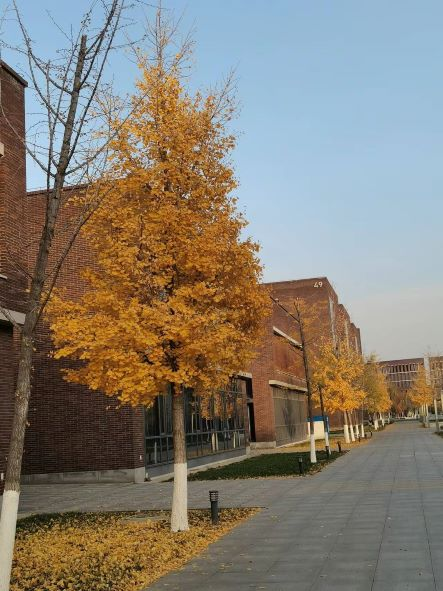
//> input picture assignment2/testImg.jpg, 443 x 591 px
$ ./3020001267_王旭_计算机视觉第二次实验源码   (built with g++ and OpenCV 4)
//> lines starting //> are read from the running program, lines starting //| are printed output that depends on the picture; after the words box and inside, x2 and y2 are one past the last pixel; in counts of white or black regions, pixels touching at a corner belong together
//> further down, img is the input picture: 591 rows x 443 cols, CV_8UC3; mean B, G, R 113.8, 126, 133.6
#include <opencv2/opencv.hpp>
#include <opencv2/core/core.hpp>
#include <opencv2/highgui/highgui.hpp>
#include <opencv2/imgproc.hpp>
#include<iostream>
#include<cstdio>
using namespace std;
using namespace cv;
const int seed = 42;

Mat harris_matrix(Mat& img) {
    Mat gray,dst;
    //灰度值转换
    cvtColor(img, gray, COLOR_BGR2GRAY);
    //使用blocksize=2，ksize=3，k=0.04计算角点响应值
    cornerHarris(gray, dst, 2, 3, 0.04);
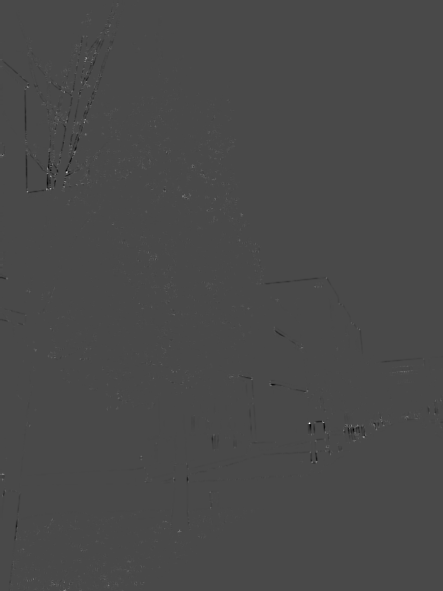
//> dst: 591 rows x 443 cols, CV_32FC1; min -0.00601, max 0.0149, mean 8.15e-06; drawn with min black and max white
    return dst;
}


Mat harris_R(Mat& img) {
    Mat gray, dst;
    //彩色三通道图像转换为灰度图像
    cvtColor(img, gray, COLOR_BGR2GRAY);
    //三个参数同opencv的三个参数含义一致
    int blockSize = 2;
    int ksize = 3;
    double k = 0.04;
    //expand_pixel ，对图像边缘处的特殊处理
    int expand_p = blockSize / 2;
    //使用sobel算子,求图像在x、y处的导数
    Mat ImgSobelX, ImgSobelY;
    Sobel(gray, ImgSobelX, CV_32F, 1, 0, ksize);
    Sobel(gray, ImgSobelY, CV_32F, 0, 1, ksize);

    //在图像边缘加上一圈expand_p，对图像边缘处的特殊处理
    Mat Operate_SX = Mat(ImgSobelX.rows + 2 * expand_p, ImgSobelX.cols + 2 * expand_p, CV_32FC1, Scalar(0));
    Mat Operate_SY = Mat(ImgSobelY.rows + 2 * expand_p, ImgSobelY.cols + 2 * expand_p, CV_32FC1, Scalar(0));
    //Mat(Rect) 拿一个矩阵区域去截取Mat这个矩阵，这里是ImgSobelX填充到了Operate_SX的非边缘区域，Operate_SY同理
    Rect rect = Rect(expand_p, expand_p, ImgSobelX.cols, ImgSobelX.rows);
    ImgSobelX.copyTo(Operate_SX(rect));
    ImgSobelY.copyTo(Operate_SY(rect));

    Mat resultImage = Mat(ImgSobelX.rows, ImgSobelX.cols, CV_32FC1, Scalar(0));

    //遍历resultImage每一个位置计算响应值
    for (int i = expand_p; i < resultImage.rows; i++)
    {
        for (int j = expand_p; j < resultImage.cols; j++)
        {
            //对于i,j 截取Operate_SX(j - expand_p~j - expand_p+blockSize, i - expand_p~i - expand_p+blockSize)的矩形区域
            //计算响应值，Operate_SY同理
            Rect rec = Rect(j - expand_p, i - expand_p, blockSize, blockSize);
            Mat Ix = Operate_SX(rec);
            Mat Iy = Operate_SY(rec);
            //dot运算，逐位置计算乘积然后累加
            float Ixx = Ix.dot(Ix);
            float Ixy = Ix.dot(Iy);
            float Iyy = Iy.dot(Iy);
            //响应值计算
            float R = Ixx * Iyy - Ixy * Ixy - k * (Ixx + Iyy) * (Ixx + Iyy);
            resultImage.at<int>(i - expand_p, j - expand_p) = (int)R;


        }

    }
    return resultImage;
}


// Harris角点检测的非极大值抑制+阈值抑制
Mat harris_nms(Mat& dst,int WINDOW_SIZE=3,float thers=0.0001)
{
//> called with WINDOW_SIZE = 3, thers = 0.0001
    Mat dst_nms = dst.clone();
    //响应值小于指定阈值的变为0
    for (int i = 0; i < dst_nms.rows; i++)
    {
        for (int j = 0; j < dst_nms.cols; j++)
        {
            if (dst_nms.at<float>(i, j) < thers) {
                dst_nms.at<float>(i, j) = 0;
            }
        }
    }
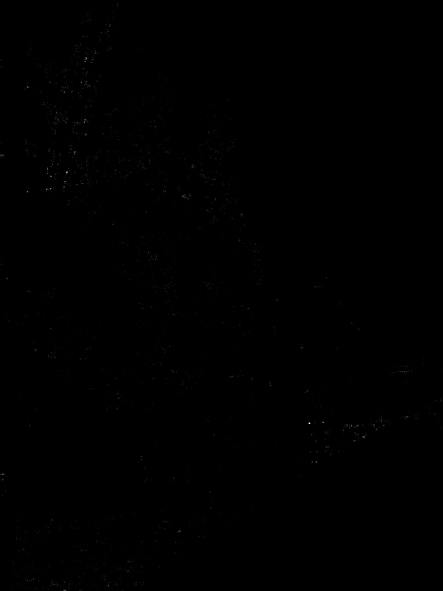
//> dst_nms: 591 rows x 443 cols, CV_32FC1; min 0, max 0.0149, mean 1.54e-05; drawn with min black and max white


    float eps = 1e-21;
    float max_resp = dst_nms.at<float>(0, 0);
//> max_resp = 0
    // 遍历所有像素点
    for (int i = 0; i < dst_nms.rows; i++)
    {
        for (int j = 0; j < dst_nms.cols; j++)
        {
            // 窗口的左上角和右下角坐标
            int x1 = max(j - WINDOW_SIZE / 2, 0);
            int y1 = max(i - WINDOW_SIZE / 2, 0);
            int x2 = min(j + WINDOW_SIZE / 2, dst_nms.cols - 1);
            int y2 = min(i + WINDOW_SIZE / 2, dst_nms.rows - 1);

            // 寻找窗口内的最大值
            float max_val = dst_nms.at<float>(i, j);
            for (int y = y1; y <= y2; y++)
            {
                for (int x = x1; x <= x2; x++)
                {
                    if (dst_nms.at<float>(y, x) > max_val)
                    {
                        max_val = dst_nms.at<float>(y, x);
                    }
                }
            }

            max_resp = max(max_resp, max_val);

            // 如果该点不是局部最大值，则将其响应值设为0
            if (dst_nms.at<float>(i, j)< max_val-eps )
            {
                dst_nms.at<float>(i, j) = 0;
            }
        }
    }
//> this loop made 591 passes
//> max_resp on passes 1 to 3: 0, 0, 0.00129
//> dst_nms: 591 rows x 443 cols, CV_32FC1; 2.99% of pixels changed, all inside (x1, y1, x2, y2) = (0, 3, 443, 591)
//> after the loop, max_resp = 0.0149
    //将所有留下来的响应值置为255方便显示
    threshold(dst_nms, dst_nms, thers, 255, THRESH_BINARY);
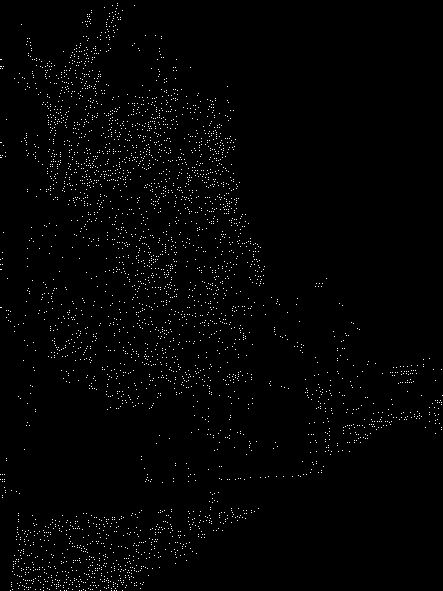
//> dst_nms: 591 rows x 443 cols, CV_32FC1; 1.4% white in thin lines or dots

    return dst_nms;
}

Mat harris_draw(Mat& dst, Mat& img1) {
    // 消除函数副作用
	Mat img = img1.clone();
    //遍历所有响应值，若响应值为255则显示
	for (int i = 0; i < dst.rows; i++) {
		for (int j = 0; j < dst.cols; j++) {
			if (dst.at<float>(i, j) == 255) {
				line(img, Point(j - 10, i), Point(j + 10, i), Scalar(0, 255, 0));
				line(img, Point(j, i - 10), Point(j, i + 10), Scalar(0, 255, 0));
			}
		}
	}
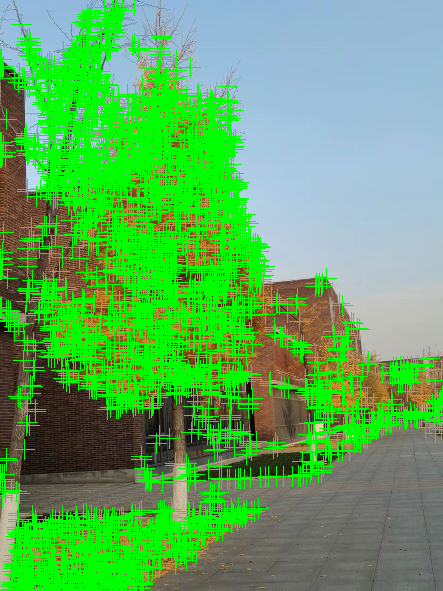
//> img: 591 rows x 443 cols, CV_8UC3; mean B, G, R 91.7, 170.8, 92.8
	imshow("harris角点检测", img);
    return img;
}

Mat sift_detect(Mat& img1) {
	Mat gray, img;
    //消除副作用
	img = img1.clone();
	cvtColor(img, gray, COLOR_BGR2GRAY);
    //创建sift检测
	Ptr<SIFT> sift = SIFT::create();
	vector<KeyPoint> keypoints;
    //结果存放在keypoints这个vector中
	sift->detect(gray, keypoints);
//> keypoints = 1674 keypoints; strongest (x, y, size): (309, 423, 1.8), (54, 170, 4.4), (67, 170, 2.1), (313, 459, 4.3)
    //遍历vector，并在响应位置画出红色的圆圈
	for (int i = 0; i < keypoints.size(); i++)
	{
		circle(img, keypoints[i].pt, 5, Scalar(0, 0, 255), 2); // Draw red "o" marker
	}
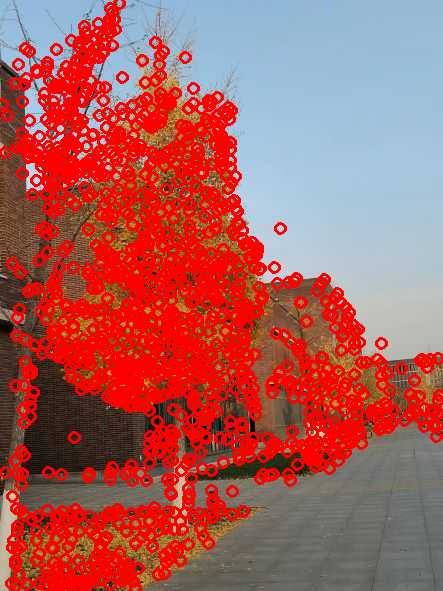
//> img: 591 rows x 443 cols, CV_8UC3; mean B, G, R 92.1, 94.2, 171.7
	imshow("sift角点检测", img);
    return img;
}


int main()
{
    //读入图片
    Mat img = imread("D:\\study\\CV\\assignment2\\testImg.jpg");
    imshow("原图像", img);

    //生成角点响应矩阵
    Mat dst = harris_matrix(img);
    //对角点响应矩阵做非极大值抑制
    Mat dst_nms = harris_nms(dst,3,0.0001);
    //工具响应值画出加号
    Mat img_harris_opencv=harris_draw(dst_nms, img);


	Mat img_sift = sift_detect(img);

    Mat dst_m = harris_R(img);
//> after the loop in harris_R, `for (int i = expand_p; i < resultImage.rows; i++)`:
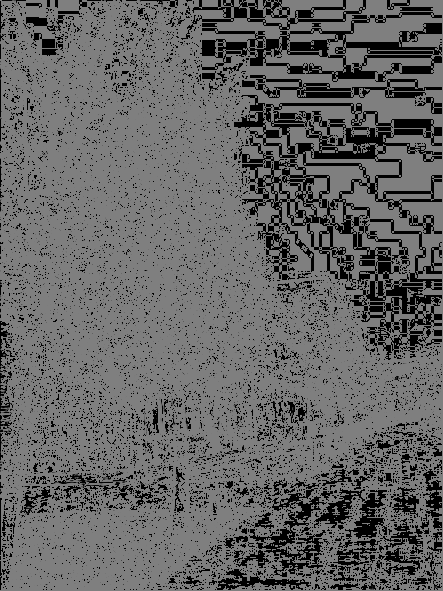
//> resultImage: 591 rows x 443 cols, CV_32FC1; 18.52% of the values are NaN or infinite; the others: min -3.4e+38, max 3.38e+38, mean nan; drawn with min black, max white, NaN and infinite black
    Mat dst_nms_m = harris_nms(dst_m, 3, 0.0001);
//> the loop in harris_nms (call 2), `for (int i = 0; i < dst_nms.rows; i++)` made 591 passes
//> max_resp on passes 1 to 3: 8.51e+20, 8.51e+20, 8.51e+20
//> in harris_nms (call 2), `threshold(dst_nms, dst_nms, thers, 255, THRESH_BINARY);`: dst_nms: 591 rows x 443 cols, CV_32FC1; 1.9% white in thin lines or dots
    Mat img_harris_m= harris_draw(dst_nms_m, img);
//> after the loop in harris_draw (call 2), `for (int i = 0; i < dst.rows; i++)`:
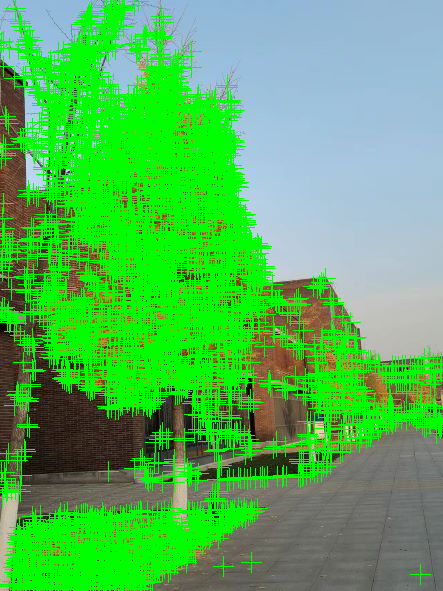
//> img: 591 rows x 443 cols, CV_8UC3; mean B, G, R 88.1, 180.1, 84.7

    imwrite("D:\\study\\CV\\assignment2\\img_harris_opencv.jpg", img_harris_opencv);
    imwrite("D:\\study\\CV\\assignment2\\img_sift.jpg", img_sift);
    imwrite("D:\\study\\CV\\assignment2\\img_harris_m.jpg", img_harris_m);
    waitKey(0);
    destroyAllWindows();
    return 0;
}
